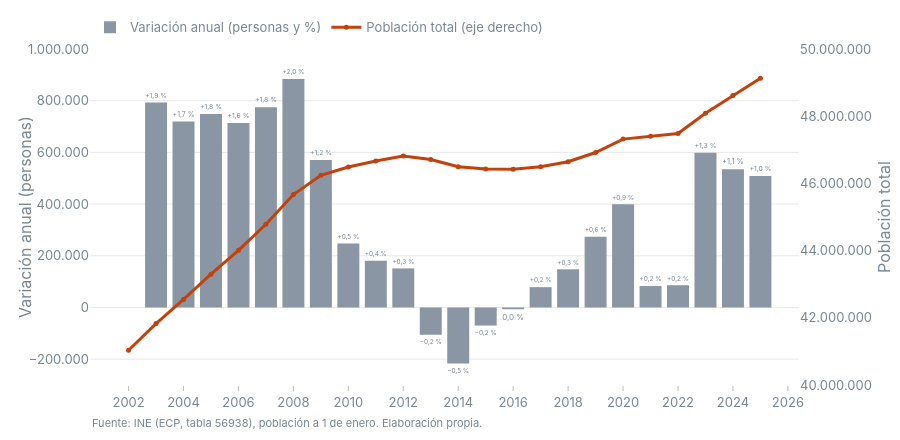

The code cell stored with this chart in its notebook:
### Code cell
#| label: fig-total
#| fig-cap: "Población residente en España a 1 de enero (barras: variación anual, con su porcentaje sobre el año anterior; línea: población total, eje derecho)"
fig_total(nac).show()

### Figure 1 — Plotly figure (JSON) as saved in the notebook; plotly's stock layout.template omitted (floating-point values rounded to 4 significant figures)
{"data": [{"cliponaxis": false, "customdata": [null, 1.931, 1.72, 1.76, 1.648, 1.76, 1.975, 1.249, 0.5349, 0.3884, 0.3237, -0.2255, -0.4643, -0.1506, -0.01473, 0.1691, 0.3176, 0.5872, 0.8506, 0.1749, 0.1813, 1.261, 1.111, 1.046], "hovertemplate": "%{y:,.0f} personas (%{customdata:.2f} %)", "marker": {"color": "#8a96a3"}, "name": "Variación anual (personas y %)", "text": ["", "+1,9 %", "+1,7 %", "+1,8 %", "+1,6 %", "+1,8 %", "+2,0 %", "+1,2 %", "+0,5 %", "+0,4 %", "+0,3 %", "−0,2 %", "−0,5 %", "−0,2 %", "0,0 %", "+0,2 %", "+0,3 %", "+0,6 %", "+0,9 %", "+0,2 %", "+0,2 %", "+1,3 %", "+1,1 %", "+1,0 %"], "textfont": {"size": 11}, "textposition": "outside", "type": "bar", "x": [2002, 2003, 2004, 2005, 2006, 2007, 2008, 2009, 2010, 2011, 2012, 2013, 2014, 2015, 2016, 2017, 2018, 2019, 2020, 2021, 2022, 2023, 2024, 2025], "y": [null, 792565, 719618, 748881, 713634, 774690, 884279, 570333, 247350, 180554, 151041, -105566, -216906, -70022, -6838, 78509, 147677, 273881, 399099, 82748, 85929, 598634, 534334, 508602]}, {"hovertemplate": "%{y:,.0f}", "line": {"color": "#c2410c", "width": 3}, "marker": {"size": 5}, "mode": "lines+markers", "name": "Población total (eje derecho)", "type": "scatter", "x": [2002, 2003, 2004, 2005, 2006, 2007, 2008, 2009, 2010, 2011, 2012, 2013, 2014, 2015, 2016, 2017, 2018, 2019, 2020, 2021, 2022, 2023, 2024, 2025], "y": [41035271, 41827836, 42547454, 43296335, 44009969, 44784659, 45668938, 46239271, 46486621, 46667175, 46818216, 46712650, 46495744, 46425722, 46418884, 46497393, 46645070, 46918951, 47318050, 47400798, 47486727, 48085361, 48619695, 49128297], "yaxis": "y2"}], "layout": {"annotations": [{"font": {"color": "#7a8794", "size": 11}, "showarrow": false, "text": "Fuente: INE (ECP, tabla 56938), población a 1 de enero. Elaboración propia.", "x": 0, "xanchor": "left", "xref": "paper", "y": -0.14, "yref": "paper"}], "height": 440, "margin": {"b": 55, "r": 80}, "xaxis": {"dtick": 2}, "yaxis": {"range": [-300000, 1000000], "title": {"text": "Variación anual (personas)"}}, "yaxis2": {"dtick": 2000000, "overlaying": "y", "range": [40000000, 50000000], "showgrid": false, "side": "right", "tick0": 40000000, "tickformat": ",.0f", "title": {"text": "Población total"}}}}
